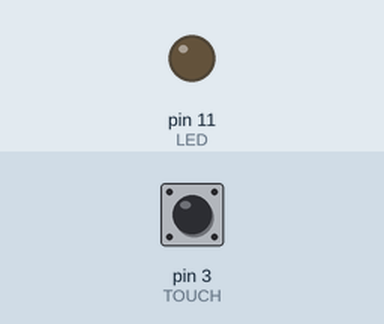
This sketch was run on a simulated Arduino Uno, built with avr-gcc and run on an emulated ATmega328P. On the bench: output pins drawn as LEDs (lit = HIGH). The test bench sets the inputs (shaded band); at power-on: pin 3 (TOUCH) LOW.

Above: at 1.2 s.
1.3 s: pin 3 (TOUCH) pulled HIGH for 0.15 s
At 2.5 s:
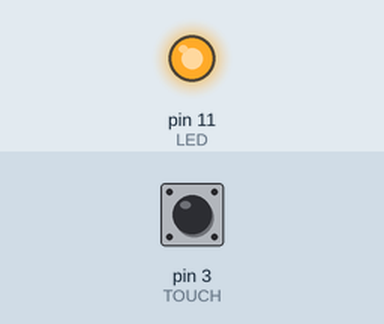
2.9 s: pin 3 (TOUCH) pulled HIGH for 1 s
At 3.8 s:
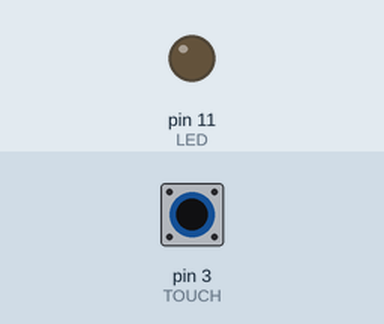
5.4 s: pin 3 (TOUCH) pulled HIGH for 3.2 s
At 5.7 s:
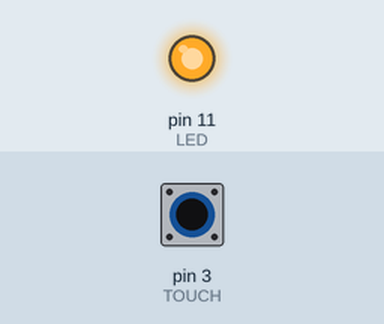
Timing chart, 0 to 8.4 s (numbered marks = the images above; inputs shaded):
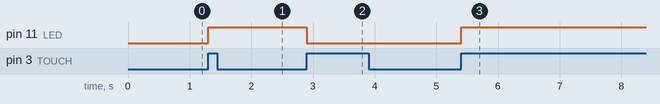

The sketch:

interrupt.ino
```cpp
#define LED 11
#define TOUCH 3

uint8_t ledValue;

void setup() {
  // put your setup code here, to run once:
pinMode(TOUCH, INPUT);
  pinMode(LED, OUTPUT);
digitalWrite(LED, ledValue);
  attachInterrupt(digitalPinToInterrupt(TOUCH), ISR_INT1, RISING);
ledValue = 0;
}

void ISR_INT1()
{
  ledValue ^= 1;
  digitalWrite(LED, ledValue);
}

void loop() {
  // put your main code here, to run repeatedly:
}
```

Measured:
- after the input at 1.3 s, pin 11 (LED): LOW → HIGH at once
- after the input at 2.9 s, pin 11 (LED): HIGH → LOW at once
- after the input at 5.4 s, pin 11 (LED): LOW → HIGH at once
